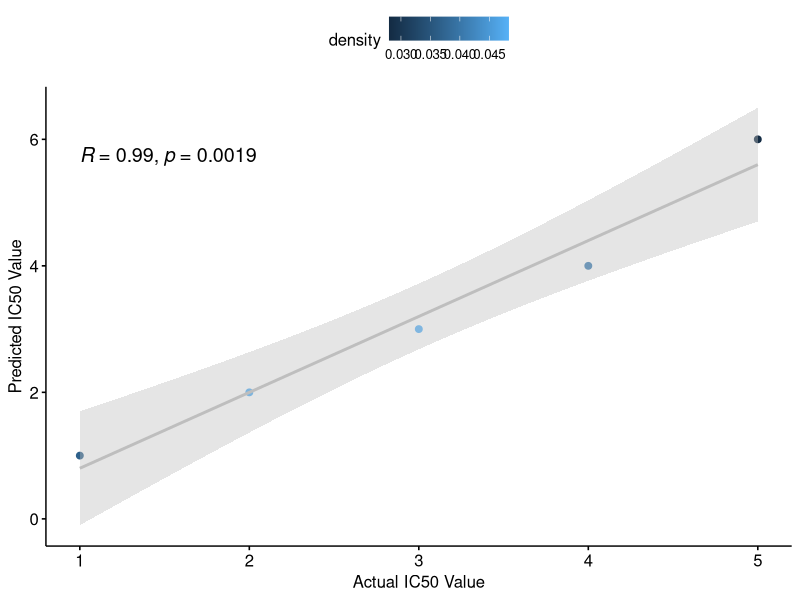

This chart was generated by the following R code:
library(ggplot2)
library(MASS)
library(ggpubr)

#test data, working to implement actual prediction data
data <- data.frame(
  actual = c(1, 2, 3, 4, 5),
  pred = c(1,2,3,4,6)
)


# density <- kde2d(data$actual, data$y, n=100)
# scatterplot <- ggplot(data, aes(x = x, y = y)) +
#   geom_point() +
#   #geom_density_2d(data = as.data.frame(density), aes(x = x, y = y)) +
#   labs(x = "X", y = "Y", title = "Scatterplot") +
#   theme_minimal()


#code from the paper
calc_density <- function(x, y){
  #KDE calculation
  dens <- kde2d(x, y, n=50)
  
  #which interview from 1 to n each x falls onto
  ix <- findInterval(x, dens$x)
  iy <- findInterval(y, dens$y)
  
  #matrix of x and y intervals
  ii <- cbind(ix, iy)
  
  #KDE values for each (x,y)
  d = dens$z[ii]
  
  return(d)
}
  
data$density<-calc_density(data$actual, data$pred)
  
  


g <- ggscatter(
  data, x = "actual", y = "pred",
  
  #adds a regression line
  add ='reg.line', 
  
  #adds confidence intervals
  conf.int = TRUE, 
  
  #adds coorlation coefficient, p value, change letter size
  cor.coef = TRUE, cor.method = 'pearson', cor.coef.size = 5,
  
  #adds density of each point as a color
  color = "density",
  
  #add coloring
  add.params = list(color="gray"), 
  
  #adds x and y labels
  xlab = "Actual IC50 Value", ylab = 'Predicted IC50 Value', 
  
  
  )
print(g)